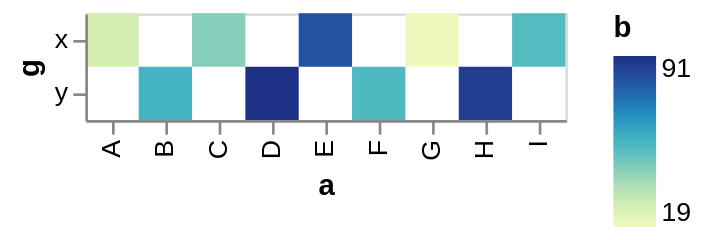

Here is the Vega-Lite specification saved for this chart:
### Vega-Lite specification from a JSON file in a GitHub repository (floating-point values rounded to 4 significant figures)
{"data": {"values": [{"a": "A", "b": 28, "c": 5, "g": "x"}, {"a": "B", "b": 55, "c": 9, "g": "y"}, {"a": "C", "b": 43, "c": 2, "g": "x"}, {"a": "D", "b": 91, "c": 7, "g": "y"}, {"a": "E", "b": 81, "c": 4, "g": "x"}, {"a": "F", "b": 53, "c": 6, "g": "y"}, {"a": "G", "b": 19, "c": 8, "g": "x"}, {"a": "H", "b": 87, "c": 1, "g": "y"}, {"a": "I", "b": 52, "c": 3, "g": "x"}]}, "mark": "rect", "encoding": {"x": {"field": "a", "type": "nominal"}, "y": {"field": "g", "type": "nominal"}, "color": {"field": "b", "type": "quantitative"}}}
